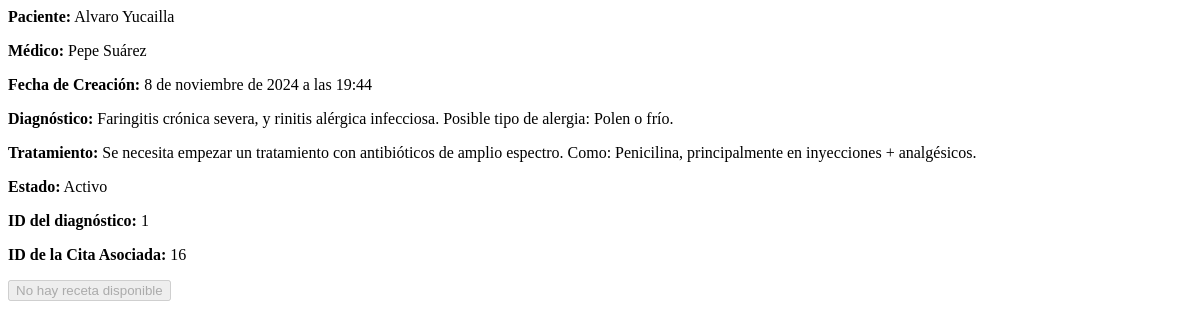
The app's page /core/diagnostic/1/details/ (signed in), older data.
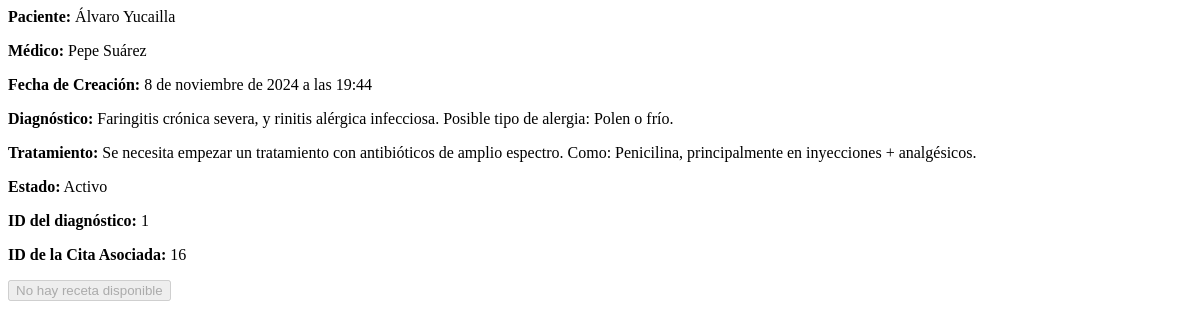
The same page, newer data.
### core/models.py (models this page shows, shortened)
class MedicalHistory(models.Model):
    patient = models.ForeignKey(
        User, on_delete=models.CASCADE, related_name='medical_histories')
    doctor = models.ForeignKey(
        User, on_delete=models.SET_NULL, null=True, blank=True, related_name='diagnosed_histories'
    )
    appointment = models.ForeignKey(
        Appointment, on_delete=models.CASCADE, related_name='medical_histories', null=False)
    created_at = models.DateTimeField(default=timezone.now, editable=False)
    modified_at = models.DateTimeField(auto_now=True)
    modified_by = models.ForeignKey(
        User, on_delete=models.SET_NULL, null=True, blank=True, related_name='modified_histories')
    diagnosis = models.TextField()
    treatment = models.TextField(blank=True, null=True)
    status = models.CharField(
        max_length=20,
        choices=[
            ('ACTIVE', 'Activo'),
            ('ARCHIVED', 'Archivado'),
            ('PENDING', 'Pendiente'),
        ],
        default='ACTIVE'
    )

class User(AbstractUser):
    middle_name = models.CharField(max_length=30, blank=True, null=True)
    maternal_surname = models.CharField(max_length=30, blank=True, null=True)
    identification = models.CharField(max_length=13, blank=True, null=True)
    address = models.CharField(max_length=50, blank=True, null=True)
    city = models.CharField(max_length=15, blank=True, null=True)
    phone_number = models.CharField(max_length=10, blank=True, null=True)
    birth_date = models.DateField(blank=True, null=True)
    GENRE_CHOICES = [
        ('M', 'Masculino'),
        ('F', 'Femenino'),
    ]
    genre = models.CharField(
        max_length=1, choices=GENRE_CHOICES, blank=False, null=False)

### core/views/diagnoses_views.py (the view)
@login_required
def diagnostic_details(request, diagnostic_id):
    try:
        diagnostic = MedicalHistory.objects.select_related(
            'doctor').get(id=diagnostic_id)
        context = {
            'medical_history': diagnostic,
            'appointment_id': diagnostic.appointment.id
        }
        return render(request, 'shared/diagnostic_details.html', context)
    except MedicalHistory.DoesNotExist:
        return JsonResponse({"message": "Diagnóstico no encontrado"}, status=404)

### core/context_processors.py (called while the page is built)
def group_context(request):
    if request.user.is_authenticated:
        return {
            'is_paciente': request.user.groups.filter(name='Paciente').exists(),
            'is_administrador': request.user.groups.filter(name='Administrador').exists(),
            'is_secretaria': request.user.groups.filter(name='Secretaria').exists(),
            'is_doctor': request.user.groups.filter(name='Doctor').exists(),
        }
    return {}

### core/templates/shared/diagnostic_details.html (shortened to what this page needs)
<p><strong>Paciente:</strong> {{ medical_history.patient.first_name }} {{ medical_history.patient.last_name }}</p>
<p><strong>Médico:</strong> {{ medical_history.doctor.first_name }} {{ medical_history.doctor.last_name }}</p>
<p><strong>Fecha de Creación:</strong> {{ medical_history.created_at }}</p>
<p><strong>Diagnóstico:</strong> {{ medical_history.diagnosis }}</p>
<p><strong>Tratamiento:</strong> {{ medical_history.treatment }}</p>
<p><strong>Estado:</strong> {{ medical_history.get_status_display }}</p>
<p><strong>ID del diagnóstico:</strong> {{ medical_history.id }}</p>
<p><strong>ID de la Cita Asociada:</strong> {{ appointment_id }}</p>
{% if medical_history.prescriptions.exists %}
<button class="btn btn-success" id="downloadPrescriptionBtn"
    data-prescription-id="{{ medical_history.prescriptions.first.id }}"
    onclick="downloadPrescription('{{ medical_history.prescriptions.first.id }}')">
    <i class="fa-solid fa-file-arrow-down"></i> Descargar Receta
</button>
{% else %}
<button class="btn btn-secondary" disabled>
     No hay receta disponible
</button>
{% endif %}

Row changes from the older to the newer data that the page shows:
changed through a linked row, MedicalHistory "Activo": patient.first_name "Alvaro" → "Álvaro"
